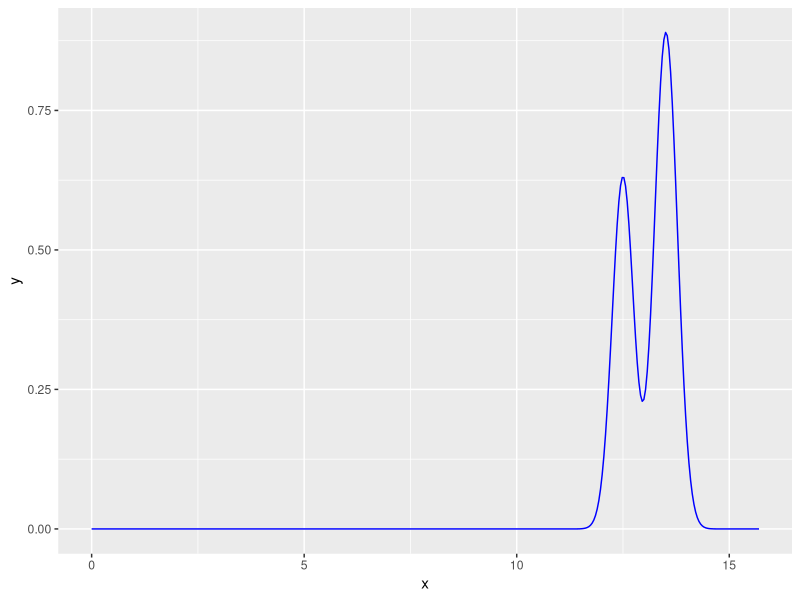
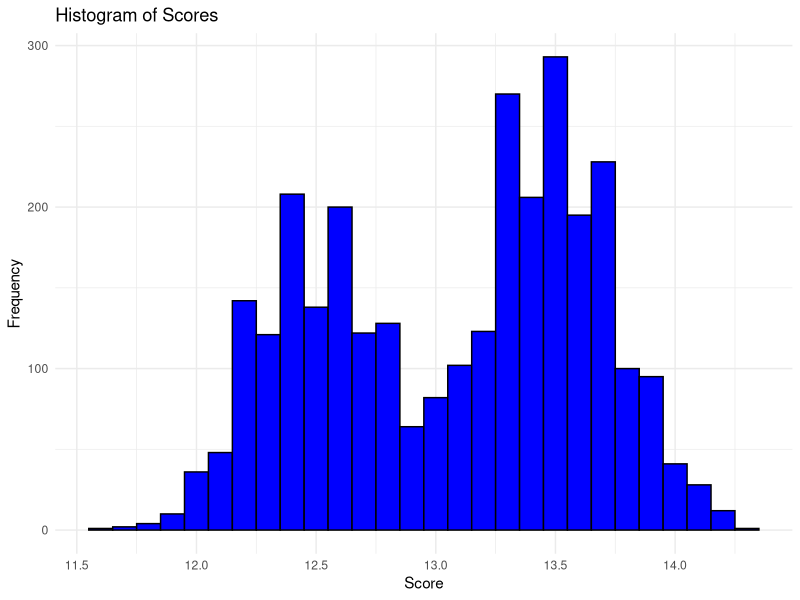

Reproduce these figures in R, in order. (Note: a time limit stopped this script after it produced the figures.)
## ---- chunk 1
knitr::opts_chunk$set(echo = TRUE)
## ---- chunk 2
library(tidyverse)
library(data.table)
library(ggplot2)
library(purrr)
library(dplyr)
## ---- chunk 3
## Re-arranged data
data_women_scores_2022_to_2023 <- read.csv("cleaned data/restricted_women_2023.csv") %>% 
  select(Country, FullName, Apparatus, Score) %>% 
  # first, making c(VT, VT1, VT2) all just VT, since they're all the same apparatus, just named different at different competitions
  mutate(Apparatus = ifelse(Apparatus %in% c("VT1", "VT2"), "VT", Apparatus))  %>%
  filter(!is.na(Score) & Score != 0) #dropping all NAs -- ask the team: should we also drop zeros? -> emily said yeah 11.13.2023 7 21pm


# this is the data that will feed into the algo
data_ready_for_algo <- data_women_scores_2022_to_2023 %>%
  group_by(Country, FullName, Apparatus) %>%
  summarise(Scores = list(Score), .groups = 'drop')




## Global Fixed Integers
minBBScoreIn_data_women_scores_2022_to_2023 <- min(data_women_scores_2022_to_2023$Score[data_women_scores_2022_to_2023$Apparatus == "BB"], na.rm = TRUE)
maxBBScoreIn_data_women_scores_2022_to_2023 <- max(data_women_scores_2022_to_2023$Score[data_women_scores_2022_to_2023$Apparatus == "BB"], na.rm = TRUE)

minFXScoreIn_data_women_scores_2022_to_2023 <- min(data_women_scores_2022_to_2023$Score[data_women_scores_2022_to_2023$Apparatus == "FX"], na.rm = TRUE)
maxFXScoreIn_data_women_scores_2022_to_2023 <- max(data_women_scores_2022_to_2023$Score[data_women_scores_2022_to_2023$Apparatus == "FX"], na.rm = TRUE)

minUBScoreIn_data_women_scores_2022_to_2023 <- min(data_women_scores_2022_to_2023$Score[data_women_scores_2022_to_2023$Apparatus == "UB"], na.rm = TRUE)
maxUBScoreIn_data_women_scores_2022_to_2023 <- max(data_women_scores_2022_to_2023$Score[data_women_scores_2022_to_2023$Apparatus == "UB"], na.rm = TRUE)

minVTScoreIn_data_women_scores_2022_to_2023 <- min(data_women_scores_2022_to_2023$Score[data_women_scores_2022_to_2023$Apparatus == "VT"], na.rm = TRUE)
maxVTScoreIn_data_women_scores_2022_to_2023 <- max(data_women_scores_2022_to_2023$Score[data_women_scores_2022_to_2023$Apparatus == "VT"], na.rm = TRUE)


## 2D Table of Global Fixed Integers
minAndMaxScores2DTable <- list(
    BB = list(
        min = minBBScoreIn_data_women_scores_2022_to_2023,
        max = maxBBScoreIn_data_women_scores_2022_to_2023
    ),
    FX = list(
        min = minFXScoreIn_data_women_scores_2022_to_2023,
        max = maxFXScoreIn_data_women_scores_2022_to_2023
    ),
    UB = list(
        min = minUBScoreIn_data_women_scores_2022_to_2023,
        max = maxUBScoreIn_data_women_scores_2022_to_2023
    ),
    VT = list(
        min = minVTScoreIn_data_women_scores_2022_to_2023,
        max = maxVTScoreIn_data_women_scores_2022_to_2023
    )
)


## TO BE FED INTO runOlympicsNTimes
allWomenBBParticipants <- data_ready_for_algo %>%
  select(Country, FullName, Apparatus) %>%
  unique() %>% 
  filter(Apparatus == "BB")

allWomenUBParticipants <- data_ready_for_algo %>%
  select(Country, FullName, Apparatus) %>%
  unique() %>% 
  filter(Apparatus == "UB")

allWomenFXParticipants <- data_ready_for_algo %>%
  select(Country, FullName, Apparatus) %>%
  unique() %>% 
  filter(Apparatus == "FX")

allWomenVTParticipants <- data_ready_for_algo %>%
  select(Country, FullName, Apparatus) %>%
  unique() %>% 
  filter(Apparatus == "VT")

allWomenBBParticipants <- allWomenBBParticipants %>%
  mutate(SimulationResults = lapply(seq_along(FullName), function(x) list()))

allWomenUBParticipants <- allWomenUBParticipants %>%
  mutate(SimulationResults = lapply(seq_along(FullName), function(x) list()))

allWomenFXParticipants <- allWomenFXParticipants %>%
  mutate(SimulationResults = lapply(seq_along(FullName), function(x) list()))

allWomenVTParticipants <- allWomenVTParticipants %>%
  mutate(SimulationResults = lapply(seq_along(FullName), function(x) list()))
## ---- chunk 4
# sanity checking the 2D Table
# minAndMaxScores2DTable$BB$min
## ---- chunk 5
# Helper Function: createProperDataframe
# inputs are: "country code", "Athlete Name", "Apparatus (the two letters, like FX")
# output is a dataframe that is suitable for going in as input into the next step, aka creating estimated kernel densities

createProperDataframe = function(countryCode, athleteName, apparatusInitials){
  dataframeToReturn <- data_ready_for_algo %>% 
    filter(Country == countryCode, FullName == athleteName, Apparatus == apparatusInitials) %>% 
    select(Scores) %>% 
    unnest(Scores) %>% 
    unlist()
  
  apparatus <- apparatusInitials
  
  return(list(dataframeToReturn, apparatus))
}
## ---- chunk 6
# sanity checking function: createProperDataframe
#a = createProperDataframe(countryCode = "AUS", athleteName = "BROWN GEORGIA", apparatusInitials = "FX")
#a

#print(a[[1]])

#a[[2]]

#class(a[[1]]) --> should be "numeric"
#class(a[[2]])

#a[[1]]
## ---- chunk 7
# Helper Function: estimateKernelDensity

# coming up with an estimate kernel density based on the inputs that are:
# 1. output of createProperDataframe = list(properDataframeCreatedForAthleteAndApparatusCombination, apparatus)
# 2. bandwidthValue (the bigger, the "smoother")

# output:
# dataframe of x and y coordinates --> coordinates of the estimated density function

estimateKernelDensity <- function(outputOfCreateProperDataframe, bandwidthValue){
  library(KernSmooth)
  apparatusOfInterestHere = outputOfCreateProperDataframe[[2]]
  kernelLowerLimit = min(minAndMaxScores2DTable$apparatusOfInterestHere$min - 2, 0)
  kernelUpperLimit = max(minAndMaxScores2DTable$apparatusOfInterestHere$max + 2, 15.7)
  
  
  almostToReturn <- bkde(x = outputOfCreateProperDataframe[[1]], kernel = "normal", canonical = FALSE, bandwidth = bandwidthValue, gridsize = 401L, range.x = c(kernelLowerLimit, kernelUpperLimit), truncate = TRUE)
  #range.x = c(kernelLowerLimit, kernelUpperLimit)
  dataframeToReturn <- data.frame(
    x = almostToReturn$x, 
    y = almostToReturn$y
  )
  
  return(dataframeToReturn)
}

## ---- chunk 8
# sanity checking function: estimateKernelDensity
#b = estimateKernelDensity(createProperDataframe(countryCode = "AUS", athleteName = "BROWN GEORGIA", apparatusInitials = "UB"), 0.25)
#b
#class(b)


ggplot() +
  geom_line(data = estimateKernelDensity(createProperDataframe(countryCode = "AUS", athleteName = "BROWN GEORGIA", apparatusInitials = "UB"), 0.25), aes(x, y), color = "blue")
## ---- chunk 9
createCDFfromKDEandDrawONEscore <- function(dataframeReturnedByestimateKernelDensity){
  # Create a CDF from the KDE
  kde_y_cumsum <- cumsum(dataframeReturnedByestimateKernelDensity$y)
  cdf <- kde_y_cumsum / max(kde_y_cumsum)
  
  
  u <- runif(1)  # Generate uniform random number
  sampled_value <- dataframeReturnedByestimateKernelDensity$x[which.min(abs(cdf - u))]
  
  return(sampled_value)
  
  
}
## ---- chunk 10
# sanity checking function: createCDFfromKDEandDrawONEscore
c = createCDFfromKDEandDrawONEscore(estimateKernelDensity(createProperDataframe(countryCode = "AUS", athleteName = "BROWN GEORGIA", apparatusInitials = "UB"), 0.25))
c
class(c)

emptyList <- vector("list", 3000)

for (i in 1:3000) {
  toAdd <- createCDFfromKDEandDrawONEscore(estimateKernelDensity(createProperDataframe(countryCode = "AUS", athleteName = "BROWN GEORGIA", apparatusInitials = "UB"), 0.25))
  emptyList[[i]] <- toAdd
}

emptyListDF <- data.frame(values = unlist(emptyList))

# Creating a histogram with ggplot2
ggplot(emptyListDF, aes(x = values)) +
  geom_histogram(binwidth = 0.1, fill = "blue", color = "black") +
  theme_minimal() +
  labs(title = "Histogram of Scores", x = "Score", y = "Frequency")
## ---- chunk 11
class(allWomenBBParticipants[1, ])

allWomenBBParticipants[1, ]

allWomenBBParticipants[1, ]$Country
allWomenBBParticipants[1, ]$FullName
allWomenBBParticipants[1, ]$Apparatus

class(allWomenBBParticipants[1, ]$Country)
class(allWomenBBParticipants[1, ]$FullName)
class(allWomenBBParticipants[1, ]$Apparatus)


row1 <- allWomenBBParticipants[1, ]$SimulationResults
## ---- chunk 12
# sanity checking inner loop in runOlympicsNTimes

#row1 <- allWomenBBParticipants[1, ]
#    emptyList1 <- vector("list", 1000)
#    for (i in 1:1000) {
#      toAdd <- createCDFfromKDEandDrawONEscore(estimateKernelDensity(createProperDataframe(countryCode = row1$Country, athleteName = row1$FullName, apparatusInitials = row1$Apparatus), 0.25))
#      emptyList1[[i]] <- toAdd
#    }
    
    
    
#emptyList1_df <- data.frame(values = unlist(emptyList1))

# Create a histogram using ggplot
#ggplot(emptyList1_df, aes(x = values)) +
#  geom_histogram(binwidth = 0.1, fill = "blue", color = "black") + # Adjust binwidth as needed
#  theme_minimal() +
#  labs(title = "Histogram of Sampled Scores", x = "Score", y = "Frequency")



#ggplot() +
#  geom_line(data = estimateKernelDensity(createProperDataframe(countryCode = "ALG", athleteName = "NEMOUR KAYLIA", apparatusInitials = "BB"), 0.25), aes(x, y), color = "blue")
## ---- chunk 13
#for (i in 1:nrow(allWomenBBParticipants)) {
#    row <- allWomenBBParticipants[i, ]
#    row$SimulationResults <- make the list length 10
#}


 # setting up SimulationResults Vector for allWomenBBParticipants
#  for (i in 1:nrow(allWomenBBParticipants)) {
#    row <- allWomenBBParticipants[i, ]
#    row$SimulationResults <- vector("list", n)
#  }
## ---- chunk 14
#for (i in 1:nrow(allWomenBBParticipants)) {
#  row <- allWomenBBParticipants[i, ]
#  toAdd <- createCDFfromKDEandDrawONEscore(estimateKernelDensity(createProperDataframe(countryCode = row$Country, athleteName = row$FullName, apparatusInitials = row$Apparatus), 0.25))
#  print(class(allWomenBBParticipants[i, ]$Simulation))
#  print(class(toAdd))
#  print(toAdd)
#      #toAddList <- list(toAdd)
#      #allWomenBBParticipants[i, ]$SimulationResults[[nthOlympic]] <- toAddList
#}
## ---- chunk 15
#allWomenBBParticipants$SimulationResults <- lapply(1:nrow(allWomenBBParticipants), function(x) vector("list", 10))
#allWomenBBParticipants[2, ]$SimulationResults[[1]][[3]] <- 3

## ---- chunk 16
#allWomenBBParticipants$SimulationResults[[i]][[nthOlympic]] <- toAdd
## ---- chunk 17
# OVERALL ALGO: runOlympicsNTimes
# input: n
# uses all sorts of helper functions


runOlympicsNTimes <- function(n, allWomenBBParticipants, allWomenFXParticipants, allWomenUBParticipants, allWomenVTParticipants){
  
 
  
  # 1. running the Women's BB n times
  BBParticipants_copied <- allWomenBBParticipants
  
  BBParticipants_copied$SimulationResults <- lapply(1:nrow(BBParticipants_copied), function(x) vector("list", n))
  for (nthOlympic in 1:n){
    
    # each nthOlympic-iteration of the Olympics, this is filling out the nthOlympic-index of each athlete's SimulationResults vector
    for (i in 1:nrow(BBParticipants_copied)) {
      row <- BBParticipants_copied[i, ]
      toAdd <- createCDFfromKDEandDrawONEscore(estimateKernelDensity(createProperDataframe(countryCode = row$Country, athleteName = row$FullName, apparatusInitials = row$Apparatus), 0.25))
    
      BBParticipants_copied[i, ]$SimulationResults[[1]][[nthOlympic]] <- toAdd
    }
    print(paste(nthOlympic, "th olympic done for Women's BB"))
    
  }
  
  #return(BBParticipants_copied)
  
  
    
    
  
  
  
  
  # 2. running the Women's FX n times
  FXParticipants_copied <- allWomenFXParticipants
  
  FXParticipants_copied$SimulationResults <- lapply(1:nrow(FXParticipants_copied), function(x) vector("list", n))
  for (nthOlympic in 1:n){
    
    # each nthOlympic-iteration of the Olympics, this is filling out the nthOlympic-index of each athlete's SimulationResults vector
    for (i in 1:nrow(FXParticipants_copied)) {
      row <- FXParticipants_copied[i, ]
      toAdd <- createCDFfromKDEandDrawONEscore(estimateKernelDensity(createProperDataframe(countryCode = row$Country, athleteName = row$FullName, apparatusInitials = row$Apparatus), 0.25))
    
      FXParticipants_copied[i, ]$SimulationResults[[1]][[nthOlympic]] <- toAdd
    }
    print(paste(nthOlympic, "th olympic done for Women's FX"))
    
  }
  
  #return(FXParticipants_copied)
  
  
  
  # 3. running the Women's UB n times
  UBParticipants_copied <- allWomenUBParticipants
  
  UBParticipants_copied$SimulationResults <- lapply(1:nrow(UBParticipants_copied), function(x) vector("list", n))
  for (nthOlympic in 1:n){
    
    # each nthOlympic-iteration of the Olympics, this is filling out the nthOlympic-index of each athlete's SimulationResults vector
    for (i in 1:nrow(UBParticipants_copied)) {
      row <- UBParticipants_copied[i, ]
      toAdd <- createCDFfromKDEandDrawONEscore(estimateKernelDensity(createProperDataframe(countryCode = row$Country, athleteName = row$FullName, apparatusInitials = row$Apparatus), 0.25))
    
      UBParticipants_copied[i, ]$SimulationResults[[1]][[nthOlympic]] <- toAdd
    }
    print(paste(nthOlympic, "th olympic done for Women's UB"))
    
  }
  
  #return(UBParticipants_copied)
  
  
  
  
  
  
  
  # 4. running the Women's VT n times
  VTParticipants_copied <- allWomenVTParticipants
  
  VTParticipants_copied$SimulationResults <- lapply(1:nrow(VTParticipants_copied), function(x) vector("list", n))
  for (nthOlympic in 1:n){
    
    # each nthOlympic-iteration of the Olympics, this is filling out the nthOlympic-index of each athlete's SimulationResults vector
    for (i in 1:nrow(VTParticipants_copied)) {
      row <- VTParticipants_copied[i, ]
      toAdd <- createCDFfromKDEandDrawONEscore(estimateKernelDensity(createProperDataframe(countryCode = row$Country, athleteName = row$FullName, apparatusInitials = row$Apparatus), 0.25))
    
      VTParticipants_copied[i, ]$SimulationResults[[1]][[nthOlympic]] <- toAdd
    }
    print(paste(nthOlympic, "th olympic done for Women's VT"))
    
  }
  
  #return(VTParticipants_copied)
  
  
  
  
  # RETURN FOUR DATAFRAMES
  return(list(BBResults = BBParticipants_copied, FXResults = FXParticipants_copied, UBResults = UBParticipants_copied, VTResults = VTParticipants_copied))
  
  
}


## ---- chunk 18
# sanityCheck: runOlympicsNTimes

a = runOlympicsNTimes(100, allWomenBBParticipants, allWomenFXParticipants, allWomenUBParticipants, allWomenVTParticipants)

#a <- a %>% 
#  mutate(mean = sapply(SimulationResults, function(x) mean(unlist(x))))
## ---- chunk 19
aBB <- a$BBResults

aBB <- aBB %>% 
  mutate(mean = sapply(SimulationResults, function(x) mean(unlist(x))))


aUB <- a$UBResults

aUB <- aUB %>% 
  mutate(mean = sapply(SimulationResults, function(x) mean(unlist(x))))


aFX <- a$FXResults

aFX <- aFX %>% 
  mutate(mean = sapply(SimulationResults, function(x) mean(unlist(x))))


aVT <- a$VTResults

aVT <- aVT %>% 
  mutate(mean = sapply(SimulationResults, function(x) mean(unlist(x))))
